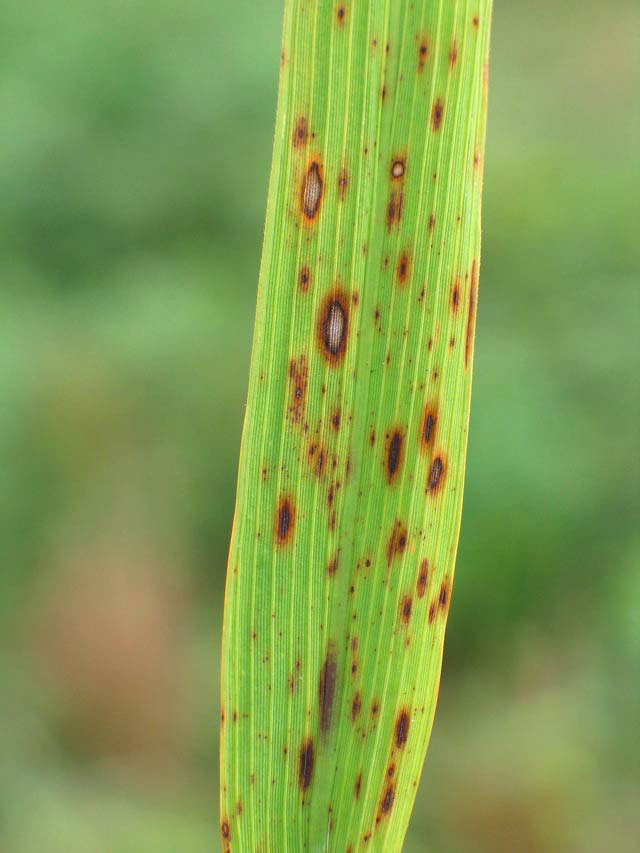
#> input picture Media/brown-spot-4 (1).jpg, 640 x 853 px
$ python -i image_features.py   (imports and definitions only)
#> lines starting #> are read from the running program, lines starting #| are printed output that depends on the picture; after the words box and inside, x2 and y2 are one past the last pixel; in counts of white or black regions, pixels touching at a corner belong together
#> further down, picture is the input picture: shape (853, 640, 3); mean B, G, R 80, 158.9, 131.8
"""
Image Feature Extraction Module for Leaf Analysis
==================================================

This module provides comprehensive computer vision-based feature extraction
for leaf images, analyzing color, texture, shape, and health indicators.
"""

import cv2
import numpy as np
from typing import Dict, Tuple, Optional
from PIL import Image
import base64
import io


class LeafImageAnalyzer:
    """
    Advanced image analysis for leaf health assessment.

    Extracts 12 comprehensive features from leaf images including:
    - Leaf Color (chlorophyll, nutrient indicators)
    - Color Uniformity
    - Texture Analysis
    - Spots/Lesions Detection
    - Shape & Deformation
    - Edge Condition
    - Size & Area
    - Vein Visibility
    - Glossiness/Dullness
    - Stress Indicators
    - Chlorophyll Index
    - pH Proxy
    """

    def __init__(self):
        """Initialize the leaf image analyzer."""
        pass

    # [294 lines left out: functions base64_to_image, extract_leaf_color_features, _assess_color_health, extract_color_uniformity, extract_texture_features, extract_spots_lesions and 1 more, not called in this run]

    def extract_edge_condition(self, img: np.ndarray) -> Dict:
        """
        Extract leaf edge (margin) condition (Feature #6).

        Checks for burnt edges, yellow edges, dry margins.
        """
        gray = cv2.cvtColor(img, cv2.COLOR_BGR2GRAY)
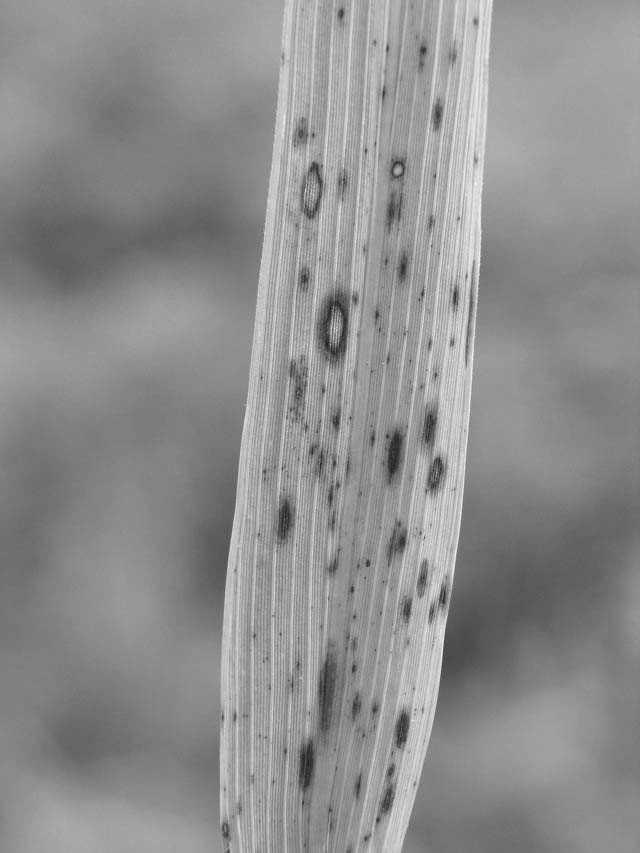
#> gray: shape (853, 640); min 31, max 245, mean 141.8
        hsv = cv2.cvtColor(img, cv2.COLOR_BGR2HSV)
#> hsv: shape (853, 640, 3); mean H, S, V 40.6, 127.3, 161.7

        # Create edge mask (outer 10% of image)
        h, w = gray.shape
#> h = 853; w = 640
        mask = np.zeros((h, w), dtype=np.uint8)
        border_width = max(10, min(h, w) // 10)
#> border_width = 64
        mask[0:border_width, :] = 255  # Top
        mask[h-border_width:h, :] = 255  # Bottom
        mask[:, 0:border_width] = 255  # Left
        mask[:, w-border_width:w] = 255  # Right

        # Analyze edge regions
        edge_region = cv2.bitwise_and(gray, mask)
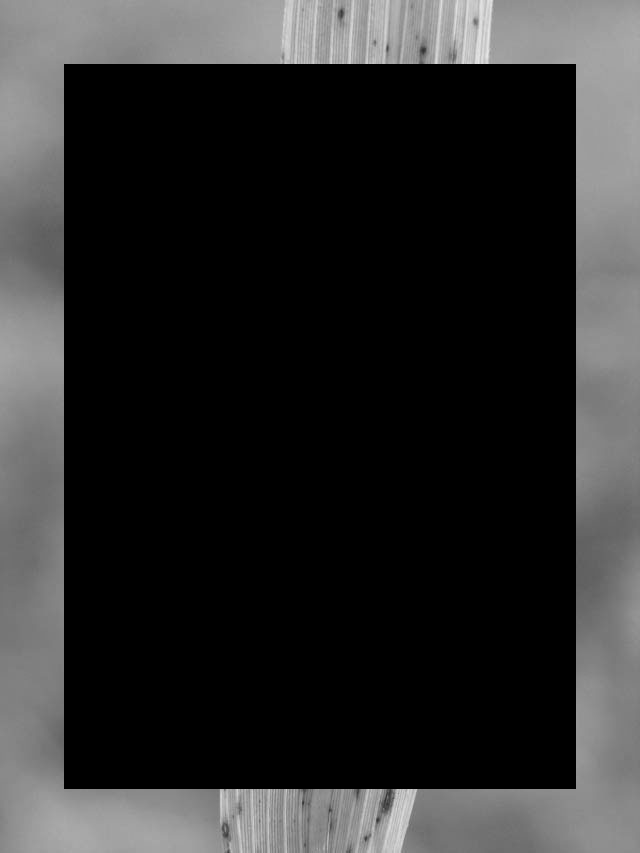
#> edge_region: shape (853, 640); min 0, max 231, mean 45
        edge_hsv = cv2.bitwise_and(hsv, cv2.cvtColor(mask, cv2.COLOR_GRAY2BGR))
#> edge_hsv: shape (853, 640, 3); mean H, S, V 13.6, 36.1, 50.5
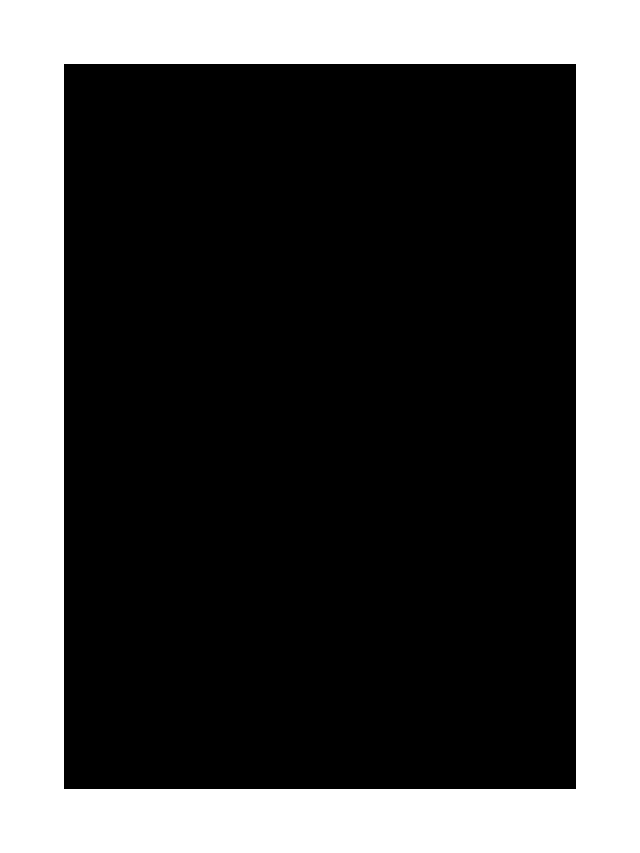
#> mask: shape (853, 640); 32% white; 1 white region, box (x1, y1, x2, y2) and area: (0, 0, 640, 853) 174720

        # Detect burnt edges (dark brown/black at edges)
        edge_v = cv2.split(edge_hsv)[2]
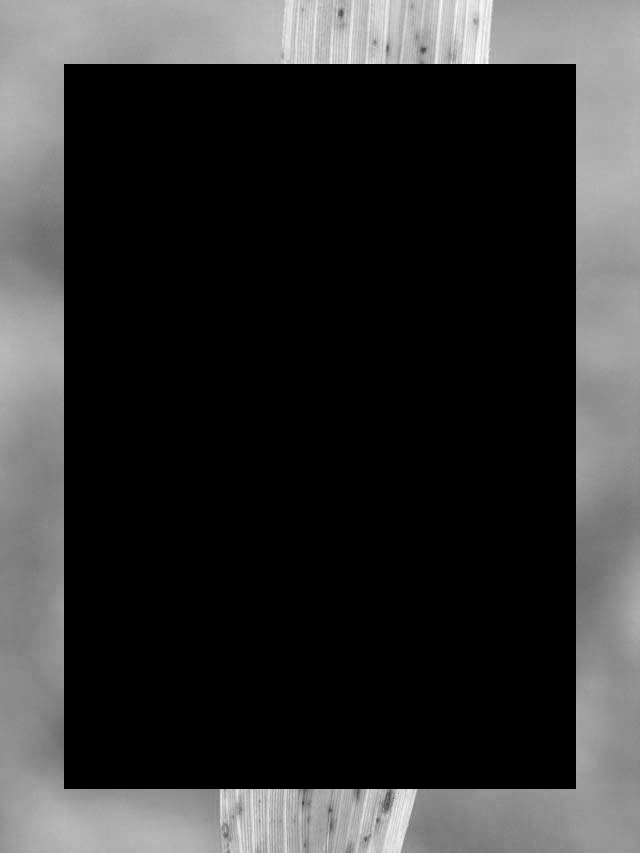
#> edge_v: shape (853, 640); min 0, max 252, mean 50.5
        burnt_mask = edge_v < 80
#> burnt_mask: shape (853, 640) bool; 68% white; 1 black region, box (x1, y1, x2, y2) and area: (0, 0, 640, 853) 174705
        burnt_percentage = np.sum(burnt_mask) / np.sum(mask > 0) * 100 if np.sum(mask > 0) > 0 else 0
#> burnt_percentage = 212.5

        # Detect yellow edges
        edge_h = cv2.split(edge_hsv)[0]
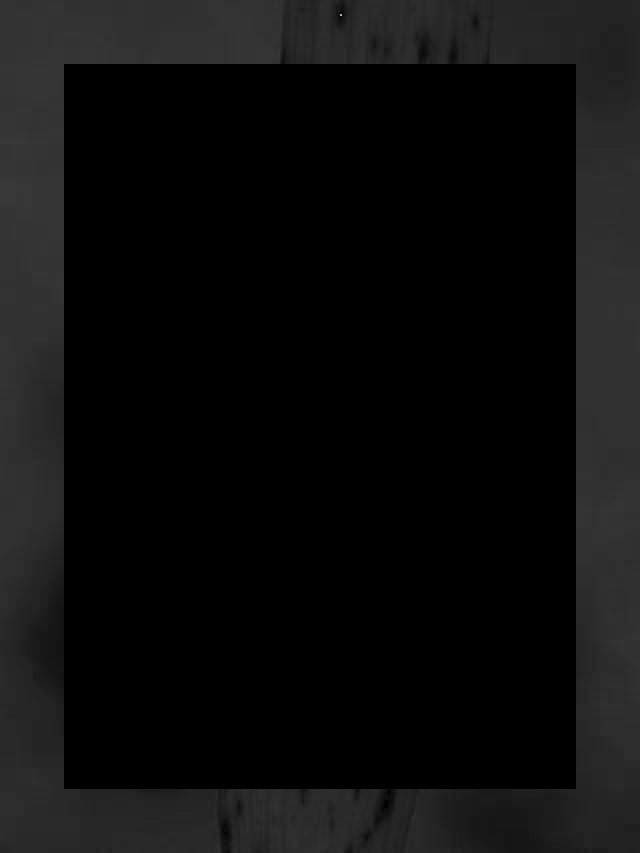
#> edge_h: shape (853, 640); min 0, max 177, mean 13.6
        yellow_edge_mask = cv2.inRange(edge_hsv, (20, 100, 100), (30, 255, 255))
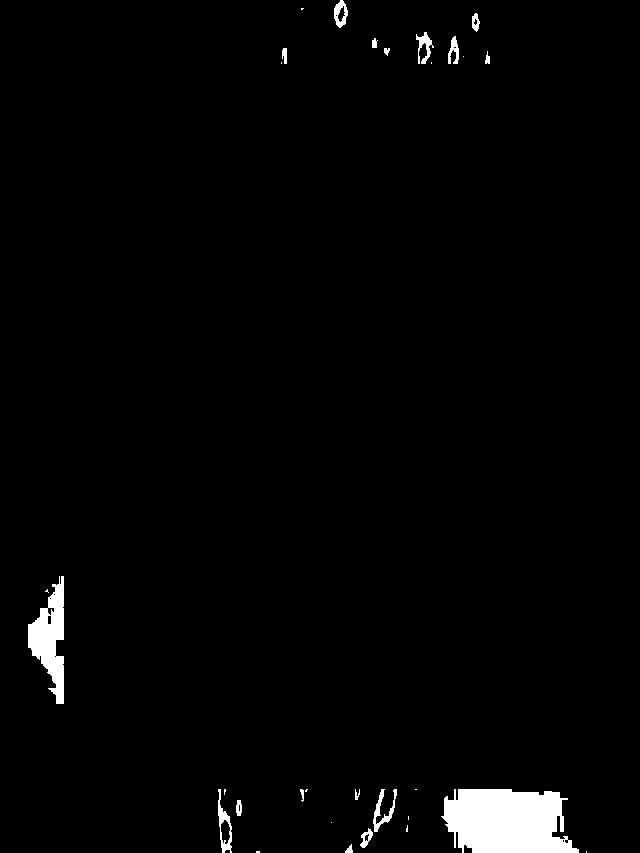
#> yellow_edge_mask: shape (853, 640); 2.1% white; 30 white regions (13 under 20 px), largest, box (x1, y1, x2, y2) and area: (441, 789, 579, 853) 7017, (28, 576, 64, 704) 2389, (218, 789, 232, 853) 342
        yellow_edge_percentage = np.sum(yellow_edge_mask > 0) / np.sum(mask > 0) * 100 if np.sum(mask > 0) > 0 else 0
#> yellow_edge_percentage = 6.5

        # Detect dry margins (low saturation, medium value)
        edge_s = cv2.split(edge_hsv)[1]
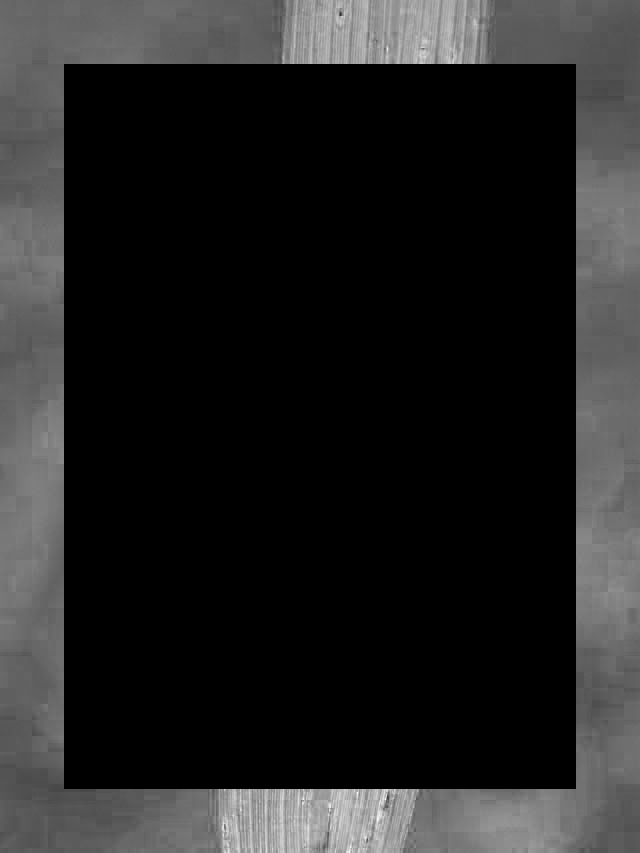
#> edge_s: shape (853, 640); min 0, max 255, mean 36.1
        dry_mask = (edge_s < 50) & (edge_v > 100) & (edge_v < 200)
#> dry_mask: shape (853, 640) bool; every value is 0
        dry_percentage = np.sum(dry_mask) / np.sum(mask > 0) * 100 if np.sum(mask > 0) > 0 else 0
#> dry_percentage = 0

        # Assess edge condition
        if burnt_percentage < 5 and yellow_edge_percentage < 10 and dry_percentage < 15:
            edge_status = "Healthy Edges"
        elif burnt_percentage > 20:
            edge_status = "Burnt Edges (Possible Potassium Deficiency)"
        elif yellow_edge_percentage > 30:
            edge_status = "Yellow Edges (Possible Magnesium Deficiency)"
        elif dry_percentage > 40:
            edge_status = "Dry Margins (Water Stress)"
        else:
            edge_status = "Moderate Edge Issues"

        return {
            "burnt_edges_percentage": float(burnt_percentage),
            "yellow_edges_percentage": float(yellow_edge_percentage),
            "dry_margins_percentage": float(dry_percentage),
            "edge_status": edge_status,
            "edge_issues_detected": burnt_percentage > 10 or yellow_edge_percentage > 15 or dry_percentage > 20
        }

    # [356 lines left out: functions extract_size_area, extract_vein_visibility, extract_glossiness, calculate_chlorophyll_index, estimate_ph_proxy, calculate_stress_score and 1 more, not called in this run]

>>> import cv2
>>> picture = cv2.imread('../Media/brown-spot-4 (1).jpg')
>>> result = LeafImageAnalyzer().extract_edge_condition(picture)
#> result = 5 items
